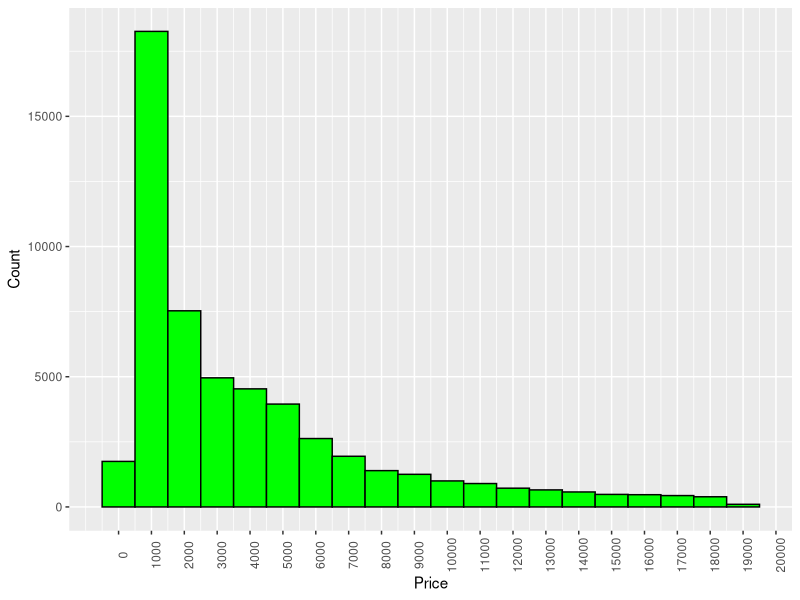
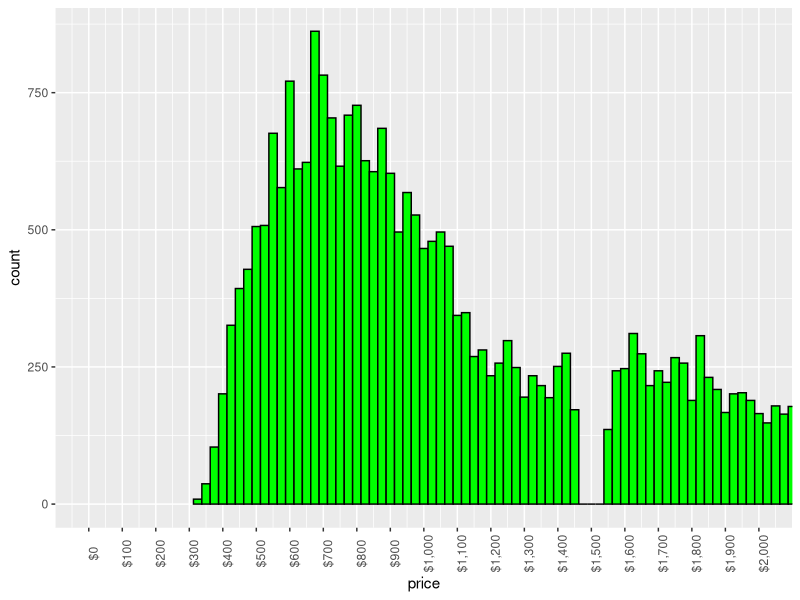

Source code (R) for these figures, in order: (Note: this script raises an error after producing the figures.)
## ---- chunk 1
library(ggplot2)
library(gridExtra)
library(scales)
library(dplyr)


## ---- chunk 2
nrow(diamonds)
## ---- chunk 3
ncol(diamonds)
## ---- chunk 4
str(diamonds)
summary(diamonds)
## ---- chunk 5
levels(diamonds$color)
## ---- chunk 6
ggplot(diamonds, aes(x = price)) + 
  geom_histogram(color = "black", fill = "green", binwidth = 1000) + 
  scale_x_continuous(breaks = seq(0, 20000, 1000)) + 
  theme(axis.text.x = element_text(angle = 90)) + 
  xlab("Price") + 
  ylab("Count")
## ---- chunk 7
ggplot(diamonds, aes(x = price)) + 
  geom_histogram(color = "black", fill = "green", binwidth = 25) + 
  scale_x_continuous(labels=dollar, breaks = seq(0, 2000, 100)) + 
  theme(axis.text.x = element_text(angle = 90)) +
  coord_cartesian(c(0,2000))
xlab("Price") + 
  ylab("Count")
## ---- chunk 8
ggplot(diamonds, aes(x = price)) + 
  geom_histogram(color = "black", fill = "blue", binwidth = 25) + 
  scale_x_continuous(labels = dollar, breaks = seq(0, 4000, 100)) + 
  theme(axis.text.x = element_text(angle = 90)) + 
  coord_cartesian(c(0,4000)) +
  facet_grid(cut~.) + 
  xlab("Price") + ylab("Count")
## ---- chunk 9
summary(diamonds)
## ---- chunk 10
sum(diamonds$price < 800)
sum(diamonds$price < 350)
sum(diamonds$price >= 10000)
## ---- chunk 11
by(diamonds$price, diamonds$cut, max)
by(diamonds$price, diamonds$cut, min)
by(diamonds$price, diamonds$cut, median)
## ---- chunk 12
diamonds %>%
  group_by(cut) %>%
  summarise(max_price = max(price),
            min_price = min(price),
            median_price = median(price))
## ---- chunk 13
ggplot(diamonds, aes(x = price/carat)) + 
  geom_histogram(color = "dark blue", fill = "blue", binwidth = .05) + 
  theme(axis.text.x = element_text(angle = 0)) +
  scale_x_log10(expression(paste(Log[10], " of Price")),
                breaks = trans_breaks("log10", function(x) 10^x),
                labels = trans_format("log10", math_format(10^.x))) + 
  facet_grid(cut~., scale = "free") + ylab("Count")
